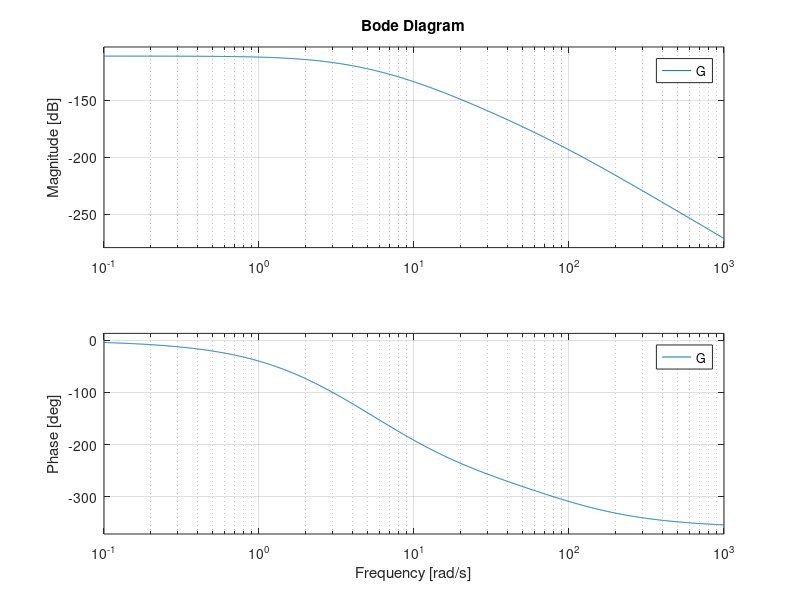
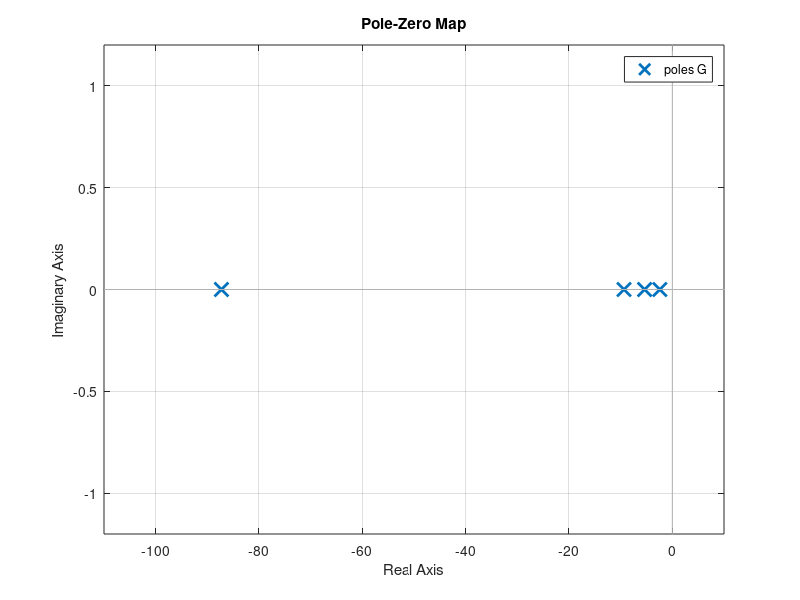
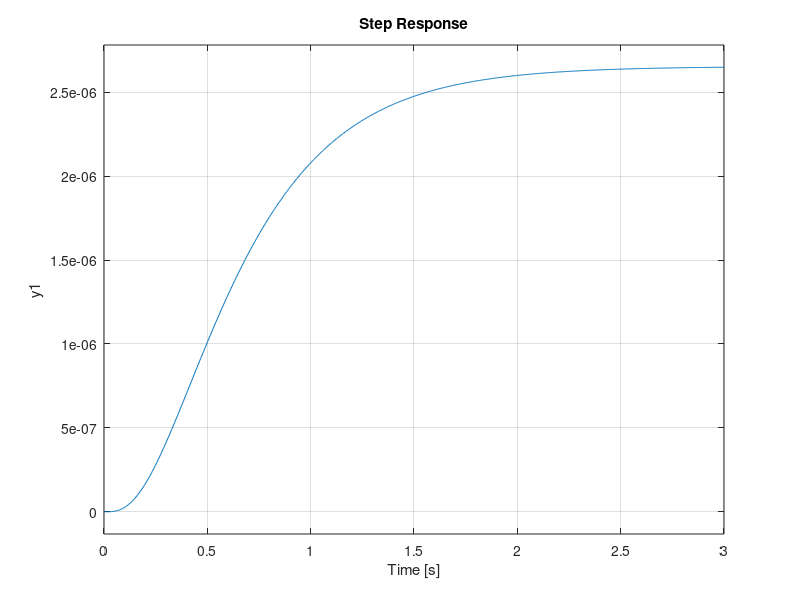

Here is the MATLAB script that generated these plots, in order:
clear; close all; clc; 
% DATI

% SISTEMA MECCANICO

r1 = 0.45 * 10^-2;          % raggio interno puleggia (metri)
r2 = 4.5 * 10^-2;           % raggio esterno puleggia (metri)
J = 2 * 10^-4;              % inerzia (kg*m^2)
m = 10 * 10^-3;             % massa (kilogrammi)
beta = 1.6;                 % coefficiente smorzatore (N * s / m)
g = 9.81;                   % accelerazione di gravità (m / s^2)

% SISTEMA DI RISCALDAMENTO

l = 15 * 10^-2;             % lunghezza filo (metri)
d = 0.2 * 10^-3;            % diametro filo (metri)
Cth = 25.1 * 10^-3;         % capacità termica (J/K)
Re = 4.8;                   % resistenza elettrica (ohm)
Le = 55 * 10^-3;            % induttanza (H)
    
    % Cella di Peltier
    Rth = 16.7;             % resistenza termica (ohm)
    Tp = 15+273.15;                % temperatura cella (gradi)

    % Convezione con l'ambiente
    h = 6.55;               % coefficiente di convezione (W / (m^2 * K))
    S = pi * d * l;         % superficie cilindrica (m^2)
    Tamb = 24+273.15;              % temperatura ambiente (gradi)

% ATTUATORE SMA

Kmax = 3.92 * 10^3;        % (N/m)
Ta = 70+273.15;                  % (gradi)
Td = 20;                 % (gradi)
deltalmax = 0.6 * 10^-2;       % deformazione filo, 96% di l (metri)
c = 6.2;                    % costante

zstar = 4.2 * 10^-2;       % quota desiderata (metri)






Kstar = m*g*r2/(r1*(deltalmax-r1*zstar/r2));
x2eq = Ta+Td*log(Kstar/(Kmax-Kstar))/c;
Kx2eq = Kmax*(1-(1/(1+exp(c*(x2eq-Ta)/Td))));
x1eq = sqrt((h*S*(x2eq-Tamb)/Re)+((x2eq-Tp)/Rth));



x11 = -Re/Le;
x21 = 2*Re*x1eq/Cth;
x22 = -(h*S+1/Rth)/Cth;
x42 = r1*(deltalmax-r1*zstar/r2)/r2*(m+J/r2^2)*(exp(c*(x2eq-Ta)/Td)/(1+exp(c*(x2eq-Ta)/Td))^2);
x43 = -r1^2*Kx2eq/(r2^2*(m+J/r2^2));
x44 = -beta/(m+J/r2^2);

A = [x11  0   0   0  ;
     x21 x22  0   0  ;
      0   0   0   1  ;
      0  x42 x43 x44];

B = [1/Le;
      0  ;
      0  ;
      0  ];

C = [0 0 1 0];

D = 0;

sistema = ss(A,B,C,D);

G = tf(sistema);

figure;
bode(G);

figure;
pzmap(G);

figure
step(G);